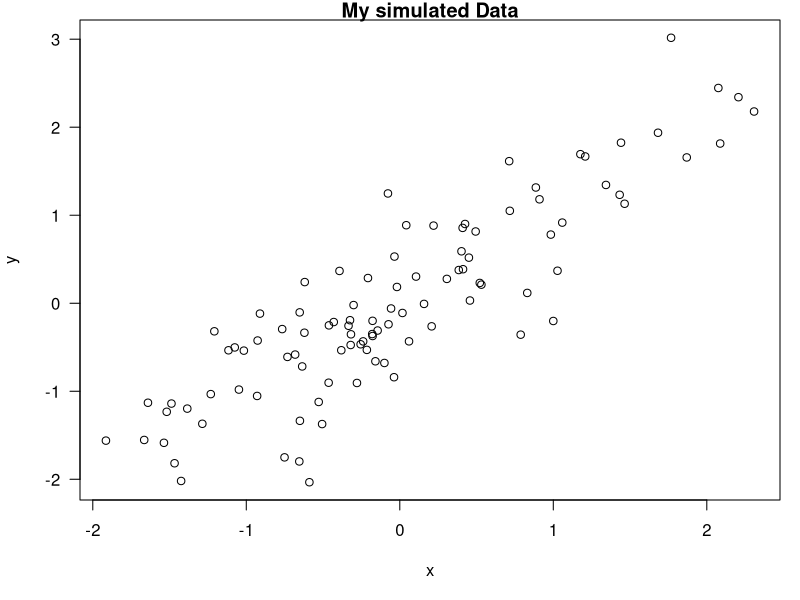

R code for this plot:
## ---- chunk 1
library(knitr)
opts_chunk$set(echo = FALSE, results = "hide")
# global options set
## ---- chunk 2
# can cache the result to save some time
set.seed(1)
x <- rnorm(100)
mean(x)
## ---- chunk 3
time <- format(Sys.time(), "%a %b %d %H %Y")
rand <- rnorm(1)
## ---- chunk 4
x <- rnorm(100)
y <- x + rnorm(100, sd = 0.5)
## ---- chunk 5
par(mar = c(5, 4, 1, 1), las = 1)
plot(x, y, main = "My simulated Data")

## ---- chunk 6
library(datasets)
data(airquality)
fit <- lm(Ozone ~ Wind + Temp + Solar.R, data = airquality)
## ---- chunk 7
library(xtable)
xt <- xtable(summary(fit))
print(xt, type = "html")
